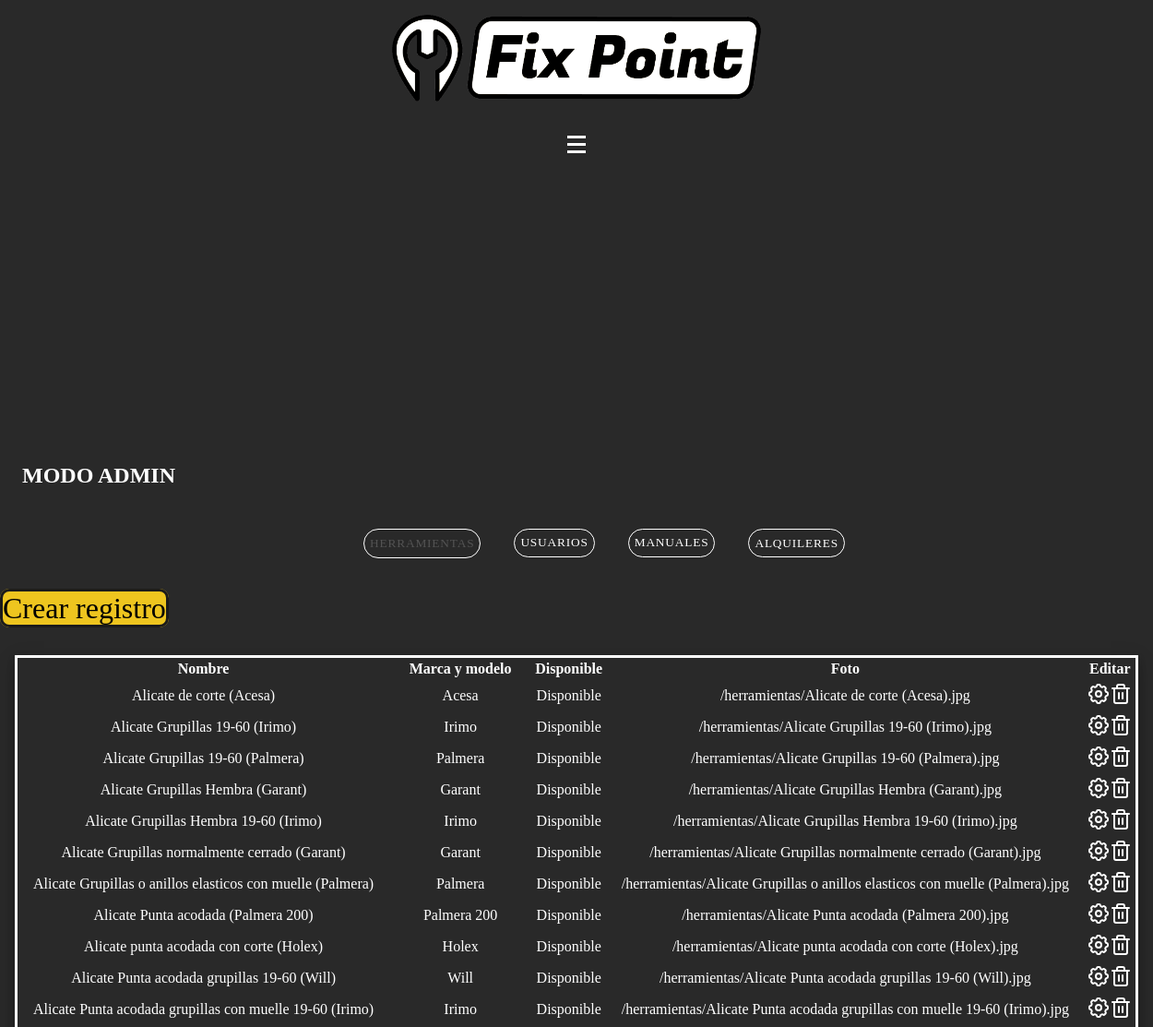
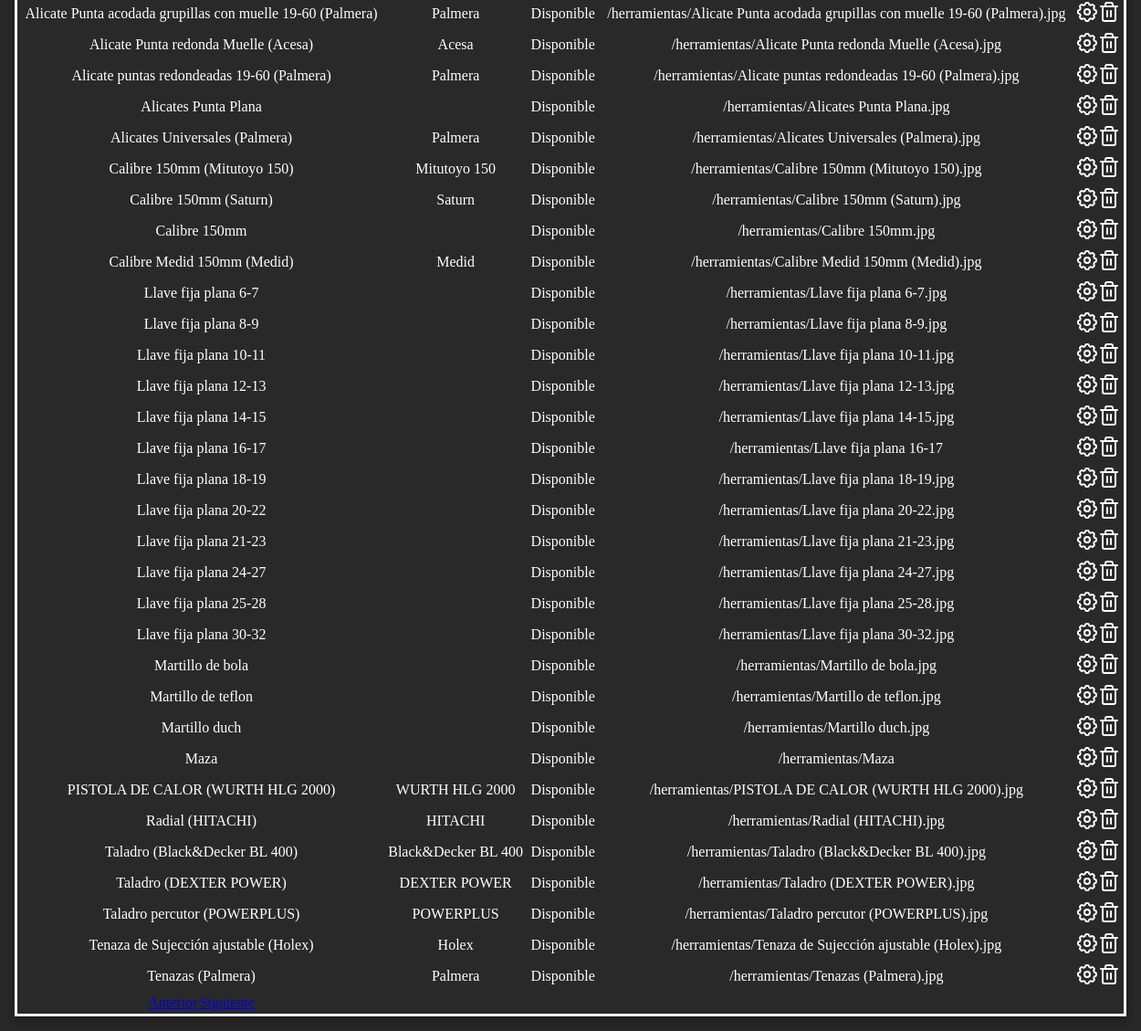
/html/admin.php, run on the app's committed database (2 pictures, top to bottom).
### tables this page shows
CREATE TABLE `herramientas` (
  `cod_herramienta` int(11) NOT NULL,
  `nombre` varchar(100) NOT NULL,
  `marca_y_modelo` varchar(100) DEFAULT NULL,
  `foto` varchar(100) NOT NULL,
  `disponibilidad` enum('Disponible','No Disponible') DEFAULT 'Disponible'
);

### php/selects-tabla-admin/select-herramientas.php (the view, shortened to what this page needs)
<?php
    try{
        include("../php/conexion.php");
        $query = 'SELECT * FROM herramientas';
        $consulta = $conexion->prepare($query);
        $consulta -> execute();
        $herramientas = $consulta -> fetchAll();
    } catch(PDOException $e) {
        echo '<script>console.log("' . $e->getMessage() .'");</script>';
    }
    echo '<thead>';
        echo '<tr class="encabezado-fila">';
            echo '<th>Nombre</th>';
            echo '<th>Marca y modelo</th>';
            echo '<th>Disponible</th>';
            echo '<th>Foto</th>';
            echo '<th>Editar</th>';
    echo '</thead>';
    echo '<tbody>';
    foreach ($herramientas as $herramienta) {
        echo '<tr class="datos-fila">';
            echo '<td>' . $herramienta['nombre'] . '</td>';
            echo '<td>' . $herramienta['marca_y_modelo'] . '</td>';
            echo '<td>' . $herramienta['disponibilidad'] . '</td>';
            echo '<td>' . $herramienta['foto'] . '</td>';
            echo '<td><a href="editar-registros/editar-herramienta.php?id='. $herramienta['cod_herramienta'] . '"><img src="../img/svg/settings.svg" alt="icono engranaje editar"></a>';
            echo '<a href="../php/borrar/borrar-herramienta.php?id='. $herramienta['cod_herramienta'] . '"><img src="../img/svg/trash.svg" alt="icono cubo de basura"></a></td>';
        echo '<tr>';
    }
    echo '</tbody>';
    echo '<tfoot>';
        echo '<tr class="pie-fila">';
            echo '<td><a href="#">Anterior<a/></td>';
            echo '<td><a href="#">Siguiente</a></td>';
        echo '</tr>';
    echo '</tfoot>';
?>

### html/admin.php (shortened to what this page needs)
<!DOCTYPE html>
<html lang="en">
<head>
    <link rel="stylesheet" href="../styles/header.css">
    <link rel="stylesheet" href="../styles/boton.css">
    <link rel="stylesheet" href="../styles/admin.css">
</head>
<body>
    <header class="header">
        <div class="menu">
            <a href="" id="a-logo-fixpoint"><img src="img/logo_fixpoint_grisoso.png" alt="logo fixpoint" id="logo-fixpoint"></a>
            <div id="label"><span class="hamburger"></span></div>
        </div>
    </header>
    <main>
        <section class="menu_admin">
            <h2>MODO ADMIN</h2>
            <ul class="botones-container">
                <li class="enlace">
                    <button type="button" value="Herramientas" class="boton" id="boton-herramientas">Herramientas</input>
                </li>
                <li class="enlace">
                    <button type="button" value="Usuarios" class="boton" id="boton-usuarios">Usuarios</button>
                </li>
                <li class="enlace">
                    <button type="button" value="Manuales" class="boton" id="boton-manuales">Manuales</input>
                </li>
                <li class="enlace">
                    <button type="button" value="Alquileres" class="boton" id="boton-alquileres">Alquileres</input>
                </li>
            </ul>
            <a href="crear-registro.php" class="crear-registro">Crear registro</a>
        </section>
        <section class="tabla-container">
            <table id="tabla-herramientas" class="tabla">
                <?php include_once('../php/selects-tabla-admin/select-herramientas.php');?>
            </table>
        </section>
    </main>
</body>
</html>

### styles/header.css (style rules this page uses)
#logo-fixpoint { max-width: 25em; height: auto; background-color: white; animation: logocambio 7s linear infinite; }
.menu { box-sizing: border-box; user-select: none; text-transform: uppercase; height: 100%; color: rgba(255, 255, 255, 0.8); pointer-events: none; animation: bgchange 7s linear infinite; display: flex; flex-flow: row wrap; justify-content: space-between; align-items: center; }
.menu > * { padding: 1em; }
#label { display: inline-block; cursor: pointer; vertical-align: middle; pointer-events: all; }
span { transition: color 0.5s ease; }
.hamburger { position: relative; display: inline-block; width: 1.25em; height: 0.8em; border-top: 0.2em solid #fff; border-bottom: 0.2em solid #fff; animation: hamburgerchange 7s linear infinite; }
.hamburger:before { content: ""; position: absolute; top: 0.3em; width: 100%; border-top: 0.2em solid #fff; animation: hamburgerchange 7s linear infinite; }
@media (max-width:1300px) { .menu { flex-flow: column; justify-content: baseline; } }
@media (max-width:1300px) { #a-logo-fixpoint { order: 0; } }
@media (max-width:1300px) { #label { order: 0; display: flex; flex-direction: column; } }

### styles/boton.css (style rules this page uses)
.boton { color: white; outline: none; background: transparent; border: solid 0.5px white; border-radius: 2em; font-family: fuenteFixpoint; text-align: center; padding-top: 1.5%; letter-spacing: 0.0625em; text-transform: uppercase; line-height: 2; position: relative; display: inline-block; margin-right: 20px; margin-bottom: 20px; cursor: pointer; text-decoration: none; overflow: hidden; transition: all .2s; }
.boton:before:enabled, .boton:after:enabled { content: ''; position: absolute; left: 0; top: 0; right: 0; bottom: 0; height: 100%; z-index: -1; transform: translate3D(0,-100%,0); transition: all .5s; width: 200%; background: #EEC51F; transform-origin: 0 bottom; transform: translate3D(-50%,0,0) rotate(-50deg); }
.boton:before:enabled { opacity: .4; }
.boton:disabled { color:rgba(255, 255, 255, 0.2); transition: none; transform: none; cursor: not-allowed; }

### styles/admin.css (style rules this page uses)
body { width:100%; overflow-x: hidden; padding: 0; margin: 0; text-decoration: none; box-sizing: border-box; color: white; background-color: #292929; }
* { font-family: fuenteFixpoint; }
main { display: flex; flex-flow: row wrap; justify-content: center; gap: 1em; }
.menu_admin { flex: 1 1 auto; }
.menu_admin h2 { padding: 1em; }
.crear-registro { text-decoration: none; background-color: #EEC51F; color: black; font-size: 2em; text-align: center; width: 100%; border: solid #1b1b1b medium; border-radius: 10px; }
.tabla-container { flex: 3 3 auto; box-shadow: 0 4px 8px 0 rgba(0, 0, 0, 0.2), 0 6px 20px 0 rgba(0, 0, 0, 0.19); border: white solid medium; margin: 1em; width: 100%; display: flex; flex-flow: column nowrap; justify-content: center; align-content: center; }
.botones-container { list-style-type: none; display: flex; flex-flow: row wrap; justify-content: center; align-content: center; width: 100%; text-align: center; gap: 1em; }
tr { text-align: center; }
.pie-fila { width: 100%; display: flex; justify-content: center; }

### data on the page
herramientas: nombre "Alicate de corte (Acesa)", marca_y_modelo "Acesa", disponibilidad "Disponible", foto "/herramientas/Alicate de corte (Acesa).jpg"
herramientas: nombre "Alicate Grupillas 19-60 (Irimo)", marca_y_modelo "Irimo", disponibilidad "Disponible", foto "/herramientas/Alicate Grupillas 19-60 (Irimo).jpg"
herramientas: nombre "Alicate Grupillas 19-60 (Palmera)", marca_y_modelo "Palmera", disponibilidad "Disponible", foto "/herramientas/Alicate Grupillas 19-60 (Palmera).jpg"
herramientas: nombre "Alicate Grupillas Hembra (Garant)", marca_y_modelo "Garant", disponibilidad "Disponible", foto "/herramientas/Alicate Grupillas Hembra (Garant).jpg"
herramientas: nombre "Alicate Grupillas Hembra 19-60 (Irimo)", marca_y_modelo "Irimo", disponibilidad "Disponible", foto "/herramientas/Alicate Grupillas Hembra 19-60 (Irimo).jpg"
herramientas: nombre "Alicate Grupillas normalmente cerrado (Garant)", marca_y_modelo "Garant", disponibilidad "Disponible", foto "/herramientas/Alicate Grupillas normalmente cerrado (Garant).jpg"
herramientas: nombre "Alicate Grupillas o anillos elasticos con muelle (Palmera)", marca_y_modelo "Palmera", disponibilidad "Disponible", foto "/herramientas/Alicate Grupillas o anillos elasticos con muelle (Palmera).jpg"
herramientas: nombre "Alicate Punta acodada (Palmera 200)", marca_y_modelo "Palmera 200", disponibilidad "Disponible", foto "/herramientas/Alicate Punta acodada (Palmera 200).jpg"
herramientas: nombre "Alicate punta acodada con corte (Holex)", marca_y_modelo "Holex", disponibilidad "Disponible", foto "/herramientas/Alicate punta acodada con corte (Holex).jpg"
herramientas: nombre "Alicate Punta acodada grupillas 19-60 (Will)", marca_y_modelo "Will", disponibilidad "Disponible", foto "/herramientas/Alicate Punta acodada grupillas 19-60 (Will).jpg"
herramientas: nombre "Alicate Punta acodada grupillas con muelle 19-60 (Irimo)", marca_y_modelo "Irimo", disponibilidad "Disponible", foto "/herramientas/Alicate Punta acodada grupillas con muelle 19-60 (Irimo).jpg"
herramientas: nombre "Alicate Punta acodada grupillas con muelle 19-60 (Palmera)", marca_y_modelo "Palmera", disponibilidad "Disponible", foto "/herramientas/Alicate Punta acodada grupillas con muelle 19-60 (Palmera).jpg"
herramientas: nombre "Alicate Punta redonda Muelle (Acesa)", marca_y_modelo "Acesa", disponibilidad "Disponible", foto "/herramientas/Alicate Punta redonda Muelle (Acesa).jpg"
herramientas: nombre "Alicate puntas redondeadas 19-60 (Palmera)", marca_y_modelo "Palmera", disponibilidad "Disponible", foto "/herramientas/Alicate puntas redondeadas 19-60 (Palmera).jpg"
herramientas: nombre "Alicates Punta Plana", disponibilidad "Disponible", foto "/herramientas/Alicates Punta Plana.jpg"
herramientas: nombre "Alicates Universales (Palmera)", marca_y_modelo "Palmera", disponibilidad "Disponible", foto "/herramientas/Alicates Universales (Palmera).jpg"
herramientas: nombre "Calibre 150mm (Mitutoyo 150)", marca_y_modelo "Mitutoyo 150", disponibilidad "Disponible", foto "/herramientas/Calibre 150mm (Mitutoyo 150).jpg"
herramientas: nombre "Calibre 150mm (Saturn)", marca_y_modelo "Saturn", disponibilidad "Disponible", foto "/herramientas/Calibre 150mm (Saturn).jpg"
herramientas: nombre "Calibre 150mm", disponibilidad "Disponible", foto "/herramientas/Calibre 150mm.jpg"
herramientas: nombre "Calibre Medid 150mm (Medid)", marca_y_modelo "Medid", disponibilidad "Disponible", foto "/herramientas/Calibre Medid 150mm (Medid).jpg"
herramientas: nombre "Llave fija plana 6-7", disponibilidad "Disponible", foto "/herramientas/Llave fija plana 6-7.jpg"
herramientas: nombre "Llave fija plana 8-9", disponibilidad "Disponible", foto "/herramientas/Llave fija plana 8-9.jpg"
herramientas: nombre "Llave fija plana 10-11", disponibilidad "Disponible", foto "/herramientas/Llave fija plana 10-11.jpg"
herramientas: nombre "Llave fija plana 12-13", disponibilidad "Disponible", foto "/herramientas/Llave fija plana 12-13.jpg"
herramientas: nombre "Llave fija plana 14-15", disponibilidad "Disponible", foto "/herramientas/Llave fija plana 14-15.jpg"
herramientas: nombre "Llave fija plana 16-17", disponibilidad "Disponible", foto "/herramientas/Llave fija plana 16-17"
herramientas: nombre "Llave fija plana 18-19", disponibilidad "Disponible", foto "/herramientas/Llave fija plana 18-19.jpg"
herramientas: nombre "Llave fija plana 20-22", disponibilidad "Disponible", foto "/herramientas/Llave fija plana 20-22.jpg"
herramientas: nombre "Llave fija plana 21-23", disponibilidad "Disponible", foto "/herramientas/Llave fija plana 21-23.jpg"
herramientas: nombre "Llave fija plana 24-27", disponibilidad "Disponible", foto "/herramientas/Llave fija plana 24-27.jpg"
herramientas: nombre "Llave fija plana 25-28", disponibilidad "Disponible", foto "/herramientas/Llave fija plana 25-28.jpg"
herramientas: nombre "Llave fija plana 30-32", disponibilidad "Disponible", foto "/herramientas/Llave fija plana 30-32.jpg"
herramientas: nombre "Martillo de bola", disponibilidad "Disponible", foto "/herramientas/Martillo de bola.jpg"
herramientas: nombre "Martillo de teflon", disponibilidad "Disponible", foto "/herramientas/Martillo de teflon.jpg"
herramientas: nombre "Martillo duch", disponibilidad "Disponible", foto "/herramientas/Martillo duch.jpg"
herramientas: nombre "Maza", disponibilidad "Disponible", foto "/herramientas/Maza"
herramientas: nombre "PISTOLA DE CALOR (WURTH HLG 2000)", marca_y_modelo "WURTH HLG 2000", disponibilidad "Disponible", foto "/herramientas/PISTOLA DE CALOR (WURTH HLG 2000).jpg"
herramientas: nombre "Radial (HITACHI)", marca_y_modelo "HITACHI", disponibilidad "Disponible", foto "/herramientas/Radial (HITACHI).jpg"
herramientas: nombre "Taladro (Black&Decker BL 400)", marca_y_modelo "Black&Decker BL 400", disponibilidad "Disponible", foto "/herramientas/Taladro (Black&Decker BL 400).jpg"
herramientas: nombre "Taladro (DEXTER POWER)", marca_y_modelo "DEXTER POWER", disponibilidad "Disponible", foto "/herramientas/Taladro (DEXTER POWER).jpg"
herramientas: nombre "Taladro percutor (POWERPLUS)", marca_y_modelo "POWERPLUS", disponibilidad "Disponible", foto "/herramientas/Taladro percutor (POWERPLUS).jpg"
herramientas: nombre "Tenaza de Sujección ajustable (Holex)", marca_y_modelo "Holex", disponibilidad "Disponible", foto "/herramientas/Tenaza de Sujección ajustable (Holex).jpg"
herramientas: nombre "Tenazas (Palmera)", marca_y_modelo "Palmera", disponibilidad "Disponible", foto "/herramientas/Tenazas (Palmera).jpg"
